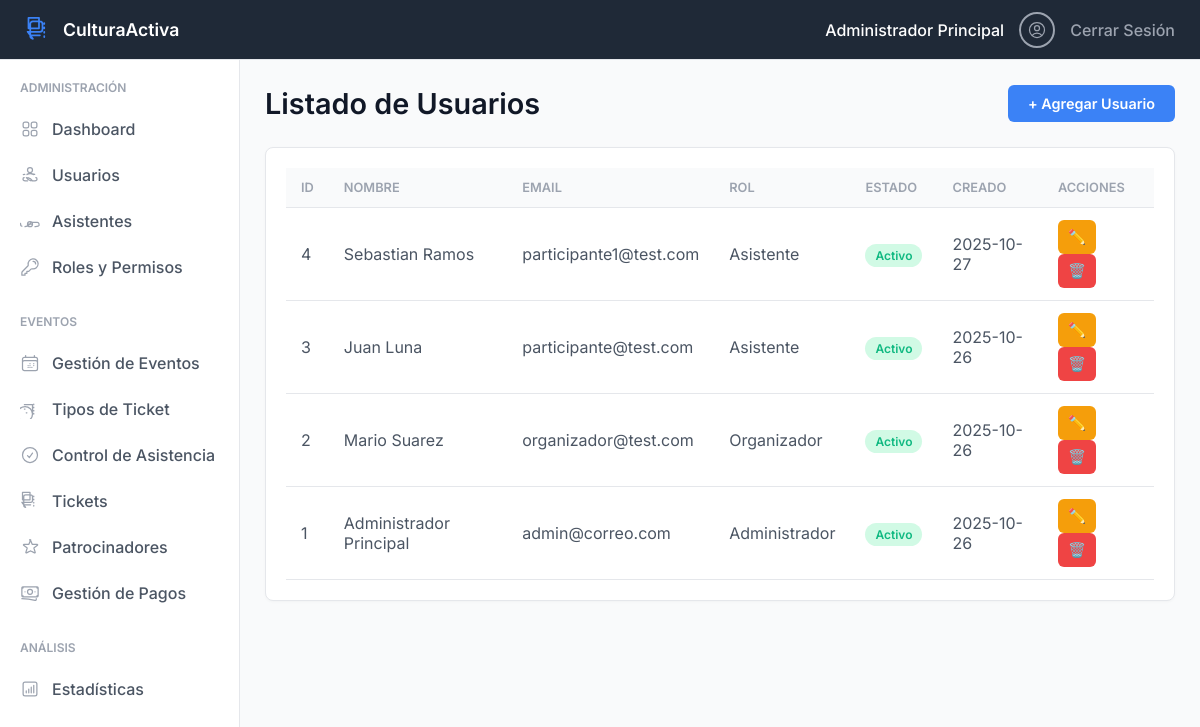
The app's page /admin/usuarios.php (signed in) with its own data.
### tables this page shows
CREATE TABLE `usuarios` (
  `id_usuario` int(11) NOT NULL,
  `nombre_completo` varchar(255) NOT NULL,
  `email` varchar(255) NOT NULL,
  `password_hash` varchar(255) NOT NULL,
  `id_rol` int(11) DEFAULT NULL,
  `fecha_creacion` timestamp NOT NULL DEFAULT current_timestamp(),
  `estado` varchar(20) DEFAULT 'Activo',
  `telefono` varchar(20) DEFAULT NULL
);

CREATE TABLE `roles` (
  `id_rol` int(11) NOT NULL,
  `nombre_rol` varchar(50) NOT NULL
);

### includes/functions.php (called while the page is built, shortened)
<?php
function hasPermission($permiso_nombre) {
    return isset($_SESSION['permissions'][$permiso_nombre]) && $_SESSION['permissions'][$permiso_nombre] === true;
}
?>

### admin/usuarios.php (the view, shortened to what this page needs)
<?php
require '../includes/functions.php';
require '../includes/db_connection.php';
$stmt = $pdo->query("
    SELECT u.id_usuario, u.nombre_completo, u.email, u.estado, u.fecha_creacion, r.nombre_rol
    FROM usuarios u
    LEFT JOIN roles r ON u.id_rol = r.id_rol
    ORDER BY u.id_usuario DESC
");
$usuarios = $stmt->fetchAll();
include '../includes/header.php';
include '../includes/sidebar.php';
?>
<main class="content">
    <div class="header-bar">
        <h1>Listado de Usuarios</h1>
        <?php if (hasPermission('crear_usuarios')): ?>
            <a href="usuario_crear.php" class="btn btn-primary">+ Agregar Usuario</a>
        <?php endif; ?>
    </div>
    <div class="card">
        <div class="card-body">
            <table>
                <thead>
                    <tr>
                        <th>ID</th>
                        <th>Nombre</th>
                        <th>Email</th>
                        <th>Rol</th>
                        <th>Estado</th>
                        <th>Creado</th>
                        <th>Acciones</th>
                    </tr>
                </thead>
                <tbody>
                    <?php foreach ($usuarios as $usuario): ?>
                        <tr>
                            <td><?php echo htmlspecialchars($usuario['id_usuario']); ?></td>
                            <td><?php echo htmlspecialchars($usuario['nombre_completo']); ?></td>
                            <td><?php echo htmlspecialchars($usuario['email']); ?></td>
                            <td><?php echo htmlspecialchars($usuario['nombre_rol']); ?></td>
                            <td>
                                <?php if ($usuario['estado'] == 'Activo'): ?>
                                    <span class="tag tag-success">Activo</span>
                                <?php else: ?>
                                    <span class="tag tag-danger">Inactivo</span>
                                <?php endif; ?>
                            </td>
                            <td><?php echo date('Y-m-d', strtotime($usuario['fecha_creacion'])); ?></td>
                            <td>
                                <?php if (hasPermission('editar_usuarios')): ?>
                                    <a href="usuario_editar.php?id=<?php echo $usuario['id_usuario']; ?>" class="btn btn-icon btn-edit" title="Editar">✏️</a>
                                <?php endif; ?>
                                <?php if (hasPermission('eliminar_usuarios')): ?>
                                    <a href="usuario_eliminar.php?id=<?php echo $usuario['id_usuario']; ?>" class="btn btn-icon btn-delete" title="Eliminar" onclick="return confirm('¿Estás seguro de que quieres eliminar a este usuario?');">🗑️</a>
                                <?php endif; ?>
                            </td>
                        </tr>
                    <?php endforeach; ?>
                </tbody>
            </table>
        </div>
    </div>
</main>
<?php
include '../includes/footer.php';
?>

### public/css/style.css (style rules this page uses)
:root { --primary-blue: #3B82F6; --primary-light-blue: #EFF6FF; --dark-blue-grey: #1F2937; --background-body: #F9FAFB; --card-bg: #FFFFFF; --border-light: #E5E7EB; --text-title: #111827; --text-body: #4B5563; --text-muted: #9CA3AF; --success-green: #10B981; --success-bg: #D1FAE5; --danger-red: #EF4444; --danger-bg: #FEE2E2; --warning-orange: #F59E0B; --warning-bg: #FFFBEB; --info-purple: #8B5CF6; --info-bg: #EDE9FE; }
body, html { margin: 0; padding: 0; font-family: 'Inter', -apple-system, BlinkMacSystemFont, "Segoe UI", Roboto, "Helvetica Neue", Arial, sans-serif; background-color: var(--background-body); color: var(--text-body); }
* { box-sizing: border-box; }
body { padding-top: 60px; padding-left: 240px; }
.header-bar { display: flex; justify-content: space-between; align-items: center; margin-bottom: 25px; }
.header-bar h1 { margin: 0; font-size: 1.8rem; color: var(--text-title); font-weight: 600; }
.card { background-color: var(--card-bg); border-radius: 8px; border: 1px solid var(--border-light); box-shadow: 0 1px 3px rgba(0, 0, 0, 0.03); margin-bottom: 20px; }
.card-body { padding: 20px; }
.btn { padding: 10px 20px; border: none; border-radius: 6px; cursor: pointer; text-decoration: none; font-size: 0.9rem; font-weight: 600; display: inline-block; transition: all 0.2s ease; }
.btn-primary { background-color: var(--primary-blue); color: white; }
.btn-icon { padding: 8px 10px; margin-right: 5px; }
.btn-edit { background-color: var(--warning-orange); color: white; }
.btn-delete { background-color: var(--danger-red); color: white; }
table { width: 100%; border-collapse: collapse; }
table th, table td { padding: 12px 15px; text-align: left; border-bottom: 1px solid var(--border-light); vertical-align: middle; }
table th { background-color: var(--background-body); font-size: 0.8rem; text-transform: uppercase; color: var(--text-muted); font-weight: 600; }
table td { color: var(--text-body); }
.tag { padding: 4px 10px; border-radius: 12px; font-size: 0.75rem; font-weight: 600; text-transform: capitalize; }
.tag-success, .tag-publicado, .tag-completado { background-color: var(--success-bg); color: var(--success-green); }

### records on screen
usuarios: id_usuario "4", nombre_completo "Sebastian Ramos", email "participante1@test.com", id_rol.nombre_rol "Asistente", estado "Activo", fecha_creacion "2025-10-27"
usuarios: id_usuario "3", nombre_completo "Juan Luna", email "participante@test.com", id_rol.nombre_rol "Asistente", estado "Activo", fecha_creacion "2025-10-26"
usuarios: id_usuario "2", nombre_completo "Mario Suarez", email "organizador@test.com", id_rol.nombre_rol "Organizador", estado "Activo", fecha_creacion "2025-10-26"
usuarios: id_usuario "1", nombre_completo "Administrador Principal", email "admin@correo.com", id_rol.nombre_rol "Administrador", estado "Activo", fecha_creacion "2025-10-26"

### other values on screen
$_SESSION['user_name'] "Administrador Principal"
